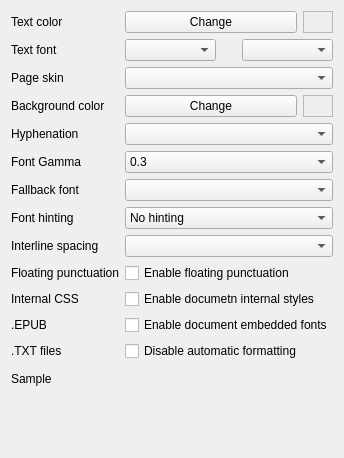
     <widget class="QWidget" name="tabDefStyle">
      <attribute name="title">
       <string>Styles</string>
      </attribute>
      <layout class="QVBoxLayout" name="verticalLayout_5">
       <item>
        <layout class="QFormLayout" name="formLayout">
         <property name="fieldGrowthPolicy">
          <enum>QFormLayout::AllNonFixedFieldsGrow</enum>
         </property>
         <item row="0" column="0">
          <widget class="QLabel" name="label_6">
           <property name="text">
            <string>Text color</string>
           </property>
          </widget>
         </item>
         <item row="0" column="1">
          <layout class="QHBoxLayout" name="horizontalLayout_11">
           <item>
            <widget class="QPushButton" name="btnTextColor">
             <property name="sizePolicy">
              <sizepolicy hsizetype="Preferred" vsizetype="Fixed">
               <horstretch>0</horstretch>
               <verstretch>0</verstretch>
              </sizepolicy>
             </property>
             <property name="text">
              <string>Change</string>
             </property>
            </widget>
           </item>
           <item>
            <widget class="QFrame" name="frmTextColor">
             <property name="sizePolicy">
              <sizepolicy hsizetype="Maximum" vsizetype="Preferred">
               <horstretch>0</horstretch>
               <verstretch>0</verstretch>
              </sizepolicy>
             </property>
             <property name="minimumSize">
              <size>
               <width>20</width>
               <height>20</height>
              </size>
             </property>
             <property name="maximumSize">
              <size>
               <width>30</width>
               <height>30</height>
              </size>
             </property>
             <property name="sizeIncrement">
              <size>
               <width>4</width>
               <height>4</height>
              </size>
             </property>
             <property name="baseSize">
              <size>
               <width>0</width>
               <height>0</height>
              </size>
             </property>
             <property name="autoFillBackground">
              <bool>true</bool>
             </property>
             <property name="frameShape">
              <enum>QFrame::StyledPanel</enum>
             </property>
             <property name="frameShadow">
              <enum>QFrame::Sunken</enum>
             </property>
             <property name="lineWidth">
              <number>1</number>
             </property>
             <property name="midLineWidth">
              <number>5</number>
             </property>
            </widget>
           </item>
          </layout>
         </item>
         <item row="3" column="0">
          <widget class="QLabel" name="label_12">
           <property name="text">
            <string>Text font</string>
           </property>
          </widget>
         </item>
         <item row="3" column="1">
          <layout class="QHBoxLayout" name="horizontalLayout_14">
           <item>
            <widget class="QComboBox" name="cbTextFontFace">
             <property name="sizePolicy">
              <sizepolicy hsizetype="Preferred" vsizetype="Fixed">
               <horstretch>0</horstretch>
               <verstretch>0</verstretch>
              </sizepolicy>
             </property>
            </widget>
           </item>
           <item>
            <spacer name="horizontalSpacer_3">
             <property name="orientation">
              <enum>Qt::Horizontal</enum>
             </property>
             <property name="sizeType">
              <enum>QSizePolicy::Maximum</enum>
             </property>
             <property name="sizeHint" stdset="0">
              <size>
               <width>20</width>
               <height>20</height>
              </size>
             </property>
            </spacer>
           </item>
           <item>
            <widget class="QComboBox" name="cbTextFontSize">
             <property name="sizePolicy">
              <sizepolicy hsizetype="Preferred" vsizetype="Fixed">
               <horstretch>0</horstretch>
               <verstretch>0</verstretch>
              </sizepolicy>
             </property>
             <property name="minimumSize">
              <size>
               <width>60</width>
               <height>0</height>
              </size>
             </property>
             <property name="maximumSize">
              <size>
               <width>16777215</width>
               <height>16777215</height>
              </size>
             </property>
             <property name="baseSize">
              <size>
               <width>60</width>
               <height>0</height>
              </size>
             </property>
            </widget>
           </item>
          </layout>
         </item>
         <item row="4" column="0">
          <widget class="QLabel" name="label_14">
           <property name="text">
            <string>Page skin</string>
           </property>
          </widget>
         </item>
         <item row="4" column="1">
          <widget class="QComboBox" name="cbPageSkin">
           <property name="sizePolicy">
            <sizepolicy hsizetype="Preferred" vsizetype="Fixed">
             <horstretch>0</horstretch>
             <verstretch>0</verstretch>
            </sizepolicy>
           </property>
           <property name="minimumSize">
            <size>
             <width>60</width>
             <height>0</height>
            </size>
           </property>
           <property name="maximumSize">
            <size>
             <width>16777215</width>
             <height>16777215</height>
            </size>
           </property>
           <property name="baseSize">
            <size>
             <width>60</width>
             <height>0</height>
            </size>
           </property>
          </widget>
         </item>
         <item row="6" column="0">
          <widget class="QLabel" name="label_8">
           <property name="text">
            <string>Background color</string>
           </property>
          </widget>
         </item>
         <item row="6" column="1">
          <layout class="QHBoxLayout" name="horizontalLayout_10">
           <item>
            <widget class="QPushButton" name="btnBgColor">
             <property name="sizePolicy">
              <sizepolicy hsizetype="Preferred" vsizetype="Fixed">
               <horstretch>0</horstretch>
               <verstretch>0</verstretch>
              </sizepolicy>
             </property>
             <property name="text">
              <string>Change</string>
             </property>
            </widget>
           </item>
           <item>
            <widget class="QFrame" name="frmBgColor">
             <property name="sizePolicy">
              <sizepolicy hsizetype="Maximum" vsizetype="Preferred">
               <horstretch>0</horstretch>
               <verstretch>0</verstretch>
              </sizepolicy>
             </property>
             <property name="minimumSize">
              <size>
               <width>20</width>
               <height>20</height>
              </size>
             </property>
             <property name="maximumSize">
              <size>
               <width>30</width>
               <height>30</height>
              </size>
             </property>
             <property name="autoFillBackground">
              <bool>true</bool>
             </property>
             <property name="frameShape">
              <enum>QFrame::StyledPanel</enum>
             </property>
             <property name="frameShadow">
              <enum>QFrame::Sunken</enum>
             </property>
             <property name="lineWidth">
              <number>1</number>
             </property>
             <property name="midLineWidth">
              <number>5</number>
             </property>
            </widget>
           </item>
          </layout>
         </item>
         <item row="7" column="0">
          <widget class="QLabel" name="label_9">
           <property name="text">
            <string>Hyphenation</string>
           </property>
          </widget>
         </item>
         <item row="7" column="1">
          <widget class="QComboBox" name="cbHyphenation"/>
         </item>
         <item row="13" column="0">
          <widget class="QLabel" name="label_13">
           <property name="text">
            <string>Interline spacing</string>
           </property>
          </widget>
         </item>
         <item row="13" column="1">
          <widget class="QComboBox" name="cbInterlineSpace"/>
         </item>
         <item row="14" column="0">
          <widget class="QLabel" name="label_18">
           <property name="text">
            <string>Floating punctuation</string>
           </property>
          </widget>
         </item>
         <item row="14" column="1">
          <widget class="QCheckBox" name="cbFloatingPunctuation">
           <property name="text">
            <string>Enable floating punctuation</string>
           </property>
          </widget>
         </item>
         <item row="17" column="0">
          <widget class="QLabel" name="label_17">
           <property name="text">
            <string>.TXT files</string>
           </property>
          </widget>
         </item>
         <item row="17" column="1">
          <widget class="QCheckBox" name="cbTxtPreFormatted">
           <property name="text">
            <string>Disable automatic formatting</string>
           </property>
          </widget>
         </item>
         <item row="19" column="0">
          <widget class="QLabel" name="label_15">
           <property name="text">
            <string>Sample</string>
           </property>
          </widget>
         </item>
         <item row="19" column="1">
          <widget class="CR3View" name="crSample" native="true">
           <property name="sizePolicy">
            <sizepolicy hsizetype="Expanding" vsizetype="Expanding">
             <horstretch>0</horstretch>
             <verstretch>0</verstretch>
            </sizepolicy>
           </property>
           <property name="minimumSize">
            <size>
             <width>80</width>
             <height>80</height>
            </size>
           </property>
          </widget>
         </item>
         <item row="8" column="1">
          <widget class="QComboBox" name="cbFontGamma">
           <property name="sizePolicy">
            <sizepolicy hsizetype="Preferred" vsizetype="Fixed">
             <horstretch>0</horstretch>
             <verstretch>0</verstretch>
            </sizepolicy>
           </property>
           <property name="minimumSize">
            <size>
             <width>60</width>
             <height>0</height>
            </size>
           </property>
           <property name="maximumSize">
            <size>
             <width>16777215</width>
             <height>16777215</height>
            </size>
           </property>
           <property name="baseSize">
            <size>
             <width>60</width>
             <height>0</height>
            </size>
           </property>
           <item>
            <property name="text">
             <string>0.3</string>
            </property>
           </item>
           <item>
            <property name="text">
             <string>0.35</string>
            </property>
           </item>
           <item>
            <property name="text">
             <string>0.4</string>
            </property>
           </item>
           <item>
            <property name="text">
             <string>0.45</string>
            </property>
           </item>
           <item>
            <property name="text">
             <string>0.5</string>
            </property>
           </item>
           <item>
            <property name="text">
             <string>0.55</string>
            </property>
           </item>
           <item>
            <property name="text">
             <string>0.6</string>
            </property>
           </item>
           <item>
            <property name="text">
             <string>0.65</string>
            </property>
           </item>
           <item>
            <property name="text">
             <string>0.7</string>
            </property>
           </item>
           <item>
            <property name="text">
             <string>0.75</string>
            </property>
           </item>
           <item>
            <property name="text">
             <string>0.8</string>
            </property>
           </item>
           <item>
            <property name="text">
             <string>0.85</string>
            </property>
           </item>
           <item>
            <property name="text">
             <string>0.9</string>
            </property>
           </item>
           <item>
            <property name="text">
             <string>0.95</string>
            </property>
           </item>
           <item>
            <property name="text">
             <string>0.98</string>
            </property>
           </item>
           <item>
            <property name="text">
             <string>1.0</string>
            </property>
           </item>
           <item>
            <property name="text">
             <string>1.02</string>
            </property>
           </item>
           <item>
            <property name="text">
             <string>1.05</string>
            </property>
           </item>
           <item>
            <property name="text">
             <string>1.1</string>
            </property>
           </item>
           <item>
            <property name="text">
             <string>1.15</string>
            </property>
           </item>
           <item>
            <property name="text">
             <string>1.2</string>
            </property>
           </item>
           <item>
            <property name="text">
             <string>1.25</string>
            </property>
           </item>
           <item>
            <property name="text">
             <string>1.3</string>
            </property>
           </item>
           <item>
            <property name="text">
             <string>1.35</string>
            </property>
           </item>
           <item>
            <property name="text">
             <string>1.4</string>
            </property>
           </item>
           <item>
            <property name="text">
             <string>1.45</string>
            </property>
           </item>
           <item>
            <property name="text">
             <string>1.5</string>
            </property>
           </item>
           <item>
            <property name="text">
             <string>1.6</string>
            </property>
           </item>
           <item>
            <property name="text">
             <string>1.7</string>
            </property>
           </item>
           <item>
            <property name="text">
             <string>1.8</string>
            </property>
           </item>
           <item>
            <property name="text">
             <string>1.9</string>
            </property>
           </item>
          </widget>
         </item>
         <item row="8" column="0">
          <widget class="QLabel" name="label_19">
           <property name="text">
            <string>Font Gamma</string>
           </property>
          </widget>
         </item>
         <item row="12" column="0">
          <widget class="QLabel" name="label_35">
           <property name="text">
            <string>Font hinting</string>
           </property>
          </widget>
         </item>
         <item row="12" column="1">
          <widget class="QComboBox" name="cbFontHinting">
           <property name="sizePolicy">
            <sizepolicy hsizetype="Preferred" vsizetype="Fixed">
             <horstretch>0</horstretch>
             <verstretch>0</verstretch>
            </sizepolicy>
           </property>
           <property name="minimumSize">
            <size>
             <width>60</width>
             <height>0</height>
            </size>
           </property>
           <property name="maximumSize">
            <size>
             <width>16777215</width>
             <height>16777215</height>
            </size>
           </property>
           <property name="baseSize">
            <size>
             <width>60</width>
             <height>0</height>
            </size>
           </property>
           <item>
            <property name="text">
             <string>No hinting</string>
            </property>
           </item>
           <item>
            <property name="text">
             <string>Use bytecode</string>
            </property>
           </item>
           <item>
            <property name="text">
             <string>Autohinting</string>
            </property>
           </item>
          </widget>
         </item>
         <item row="11" column="0">
          <widget class="QLabel" name="label_36">
           <property name="text">
            <string>Fallback font</string>
           </property>
          </widget>
         </item>
         <item row="11" column="1">
          <widget class="QComboBox" name="cbFallbackFontFace">
           <property name="sizePolicy">
            <sizepolicy hsizetype="Preferred" vsizetype="Fixed">
             <horstretch>0</horstretch>
             <verstretch>0</verstretch>
            </sizepolicy>
           </property>
          </widget>
         </item>
         <item row="15" column="1">
          <widget class="QCheckBox" name="cbEnableDocumentStyles">
           <property name="text">
            <string>Enable documetn internal styles</string>
           </property>
          </widget>
         </item>
         <item row="15" column="0">
          <widget class="QLabel" name="label_38">
           <property name="text">
            <string>Internal CSS</string>
           </property>
          </widget>
         </item>
         <item row="16" column="1">
          <widget class="QCheckBox" name="cbEnableEmbeddedFonts">
           <property name="text">
            <string>Enable document embedded fonts</string>
           </property>
          </widget>
         </item>
         <item row="16" column="0">
          <widget class="QLabel" name="label_37">
           <property name="text">
            <string>.EPUB</string>
           </property>
          </widget>
         </item>
        </layout>
       </item>
      </layout>
     </widget>
